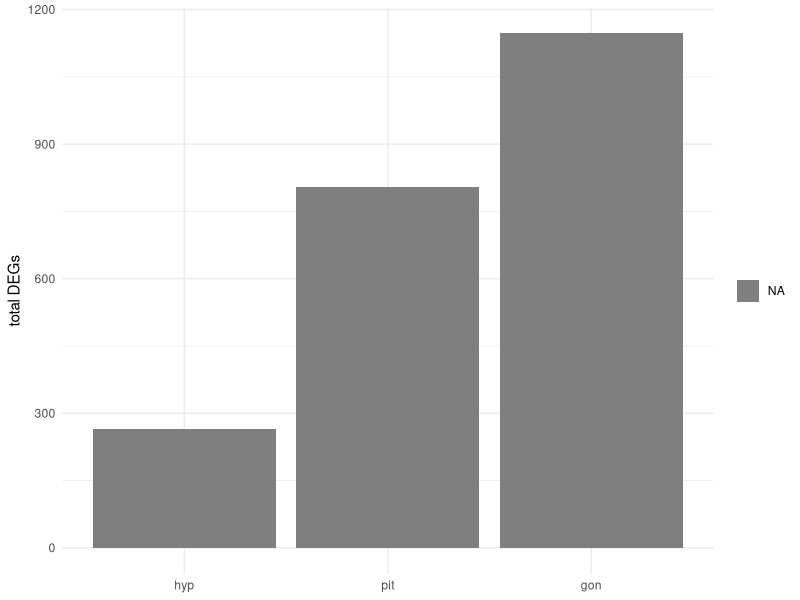
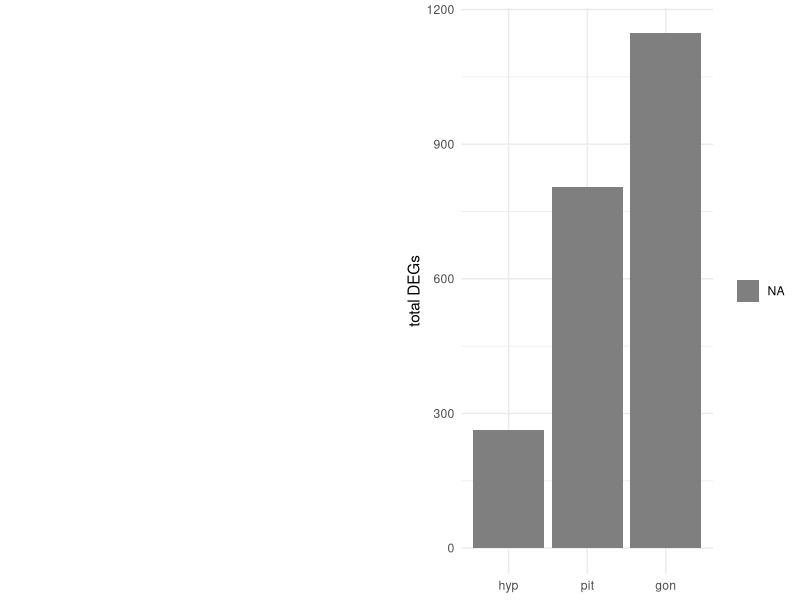

Write R code to recreate these figures, in order.
## ---- chunk 1
library(ggplot2)
library(dplyr)
library(cowplot)
#library(ggrepel)

knitr::opts_chunk$set(fig.path = './', echo = T, message = F)
## ---- chunk 2
venn <- read.csv("venn.csv")

venn$tissue <- factor(venn$tissue, levels = c("hyp", "pit", "gon"))
venn$sex <- factor(venn$sex, levels = c("female", "both", "male"))
levels(venn$direction) <-  c("down", "up")
#levels(venn$tissue) <-  c("hypothalamus", "pituitary", "gonads")


venn$directionsex <- as.factor(paste(venn$direction, venn$sex, sep = "\n"))


mycolors <- c("down\nboth" = "#838383",
                "down\nfemale" = "#19A400", 
                 "down\nmale"  = "#516DFF",
                 "up\nboth"  = "#D9D9D9",
                 "up\nfemale"  = "#7EDC00",
                 "up\nmale" = "#8AC5F9")  


venn$directionsex <- factor(venn$directionsex, levels = c("down\nfemale", 
                                                          "down\nmale",
                                                          "down\nboth",
                                                          "up\nboth",
                                                          "up\nmale",
                                                            "up\nfemale"))

p2 <- ggplot(data=venn, aes(x=tissue, y = count,  fill = reorder(directionsex, desc(directionsex)))) + 
  geom_bar(stat="identity") +
  labs(y = "total DEGs", x = NULL) +
  scale_fill_manual(values = mycolors) +
  theme_minimal() +
    theme(legend.title = element_blank())
p2 
## ---- chunk 3
p1 <- ggdraw() + draw_image("venn-original.png")
plot_grid(p1, p2, nrow = 1, rel_widths = c(0.5, 0.5))
